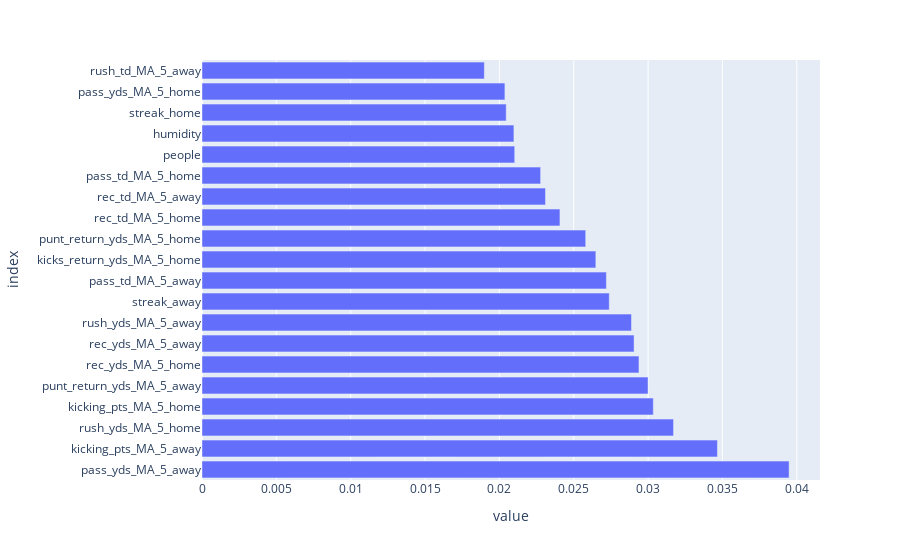

This figure's notebook cell:
### Code cell
# Plot coefficients
fig = px.bar(feature_importance[:20], orientation = 'h')
fig.update_layout(showlegend = False, 
                  margin = {'l': 120} # to avoid cropping of column names
                 )
fig.show()

### Figure 1 — Plotly figure (JSON) as saved in the notebook; plotly's stock layout.template omitted (floating-point values rounded to 4 significant figures)
{"data": [{"alignmentgroup": "True", "hovertemplate": "variable=feature_importances<br>value=%{x}<br>index=%{y}<extra></extra>", "legendgroup": "feature_importances", "marker": {"color": "#636efa"}, "name": "feature_importances", "offsetgroup": "feature_importances", "orientation": "h", "showlegend": true, "textposition": "auto", "type": "bar", "x": [0.03948, 0.03466, 0.03171, 0.03035, 0.03, 0.02939, 0.02906, 0.02888, 0.02739, 0.0272, 0.02649, 0.02581, 0.02407, 0.0231, 0.02277, 0.02103, 0.02098, 0.02046, 0.02037, 0.01899], "xaxis": "x", "y": ["pass_yds_MA_5_away", "kicking_pts_MA_5_away", "rush_yds_MA_5_home", "kicking_pts_MA_5_home", "punt_return_yds_MA_5_away", "rec_yds_MA_5_home", "rec_yds_MA_5_away", "rush_yds_MA_5_away", "streak_away", "pass_td_MA_5_away", "kicks_return_yds_MA_5_home", "punt_return_yds_MA_5_home", "rec_td_MA_5_home", "rec_td_MA_5_away", "pass_td_MA_5_home", "people", "humidity", "streak_home", "pass_yds_MA_5_home", "rush_td_MA_5_away"], "yaxis": "y"}], "layout": {"barmode": "relative", "legend": {"title": {"text": "variable"}, "tracegroupgap": 0}, "margin": {"l": 120, "t": 60}, "showlegend": false, "xaxis": {"anchor": "y", "domain": [0, 1], "title": {"text": "value"}}, "yaxis": {"anchor": "x", "domain": [0, 1], "title": {"text": "index"}}}}
